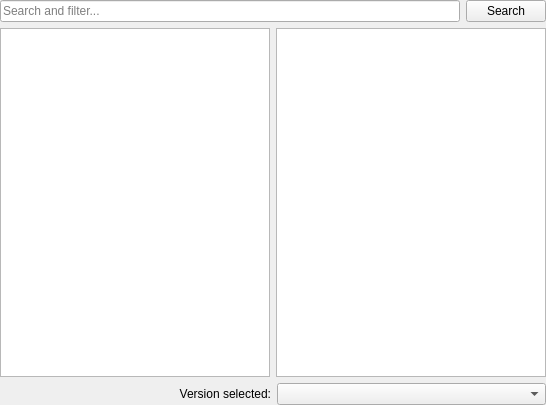
<?xml version="1.0" encoding="UTF-8"?>
<ui version="4.0">
 <class>TechnicPage</class>
 <widget class="QWidget" name="TechnicPage">
  <property name="geometry">
   <rect>
    <x>0</x>
    <y>0</y>
    <width>546</width>
    <height>405</height>
   </rect>
  </property>
  <layout class="QGridLayout" name="gridLayout">
   <property name="leftMargin">
    <number>0</number>
   </property>
   <property name="topMargin">
    <number>0</number>
   </property>
   <property name="rightMargin">
    <number>0</number>
   </property>
   <property name="bottomMargin">
    <number>0</number>
   </property>
   <item row="3" column="0" colspan="2">
    <layout class="QGridLayout" name="gridLayout_3">
     <item row="0" column="2">
      <widget class="QComboBox" name="versionSelectionBox"/>
     </item>
     <item row="0" column="1">
      <widget class="QLabel" name="label">
       <property name="text">
        <string>Version selected:</string>
       </property>
       <property name="alignment">
        <set>Qt::AlignRight|Qt::AlignTrailing|Qt::AlignVCenter</set>
       </property>
      </widget>
     </item>
     <item row="0" column="0">
      <spacer name="horizontalSpacer">
       <property name="orientation">
        <enum>Qt::Horizontal</enum>
       </property>
       <property name="sizeType">
        <enum>QSizePolicy::Preferred</enum>
       </property>
       <property name="sizeHint" stdset="0">
        <size>
         <width>1</width>
         <height>1</height>
        </size>
       </property>
      </spacer>
     </item>
    </layout>
   </item>
   <item row="2" column="0" colspan="2">
    <layout class="QGridLayout" name="gridLayout_2">
     <item row="0" column="0">
      <widget class="QListView" name="packView">
       <property name="alternatingRowColors">
        <bool>true</bool>
       </property>
       <property name="iconSize">
        <size>
         <width>48</width>
         <height>48</height>
        </size>
       </property>
      </widget>
     </item>
     <item row="0" column="1">
      <widget class="QTextBrowser" name="packDescription">
       <property name="openExternalLinks">
        <bool>true</bool>
       </property>
      </widget>
     </item>
    </layout>
   </item>
   <item row="1" column="0">
    <widget class="QLineEdit" name="searchEdit">
     <property name="placeholderText">
      <string>Search and filter...</string>
     </property>
    </widget>
   </item>
   <item row="1" column="1">
    <widget class="QPushButton" name="searchButton">
     <property name="text">
      <string>Search</string>
     </property>
    </widget>
   </item>
  </layout>
 </widget>
 <resources/>
 <connections/>
</ui>
